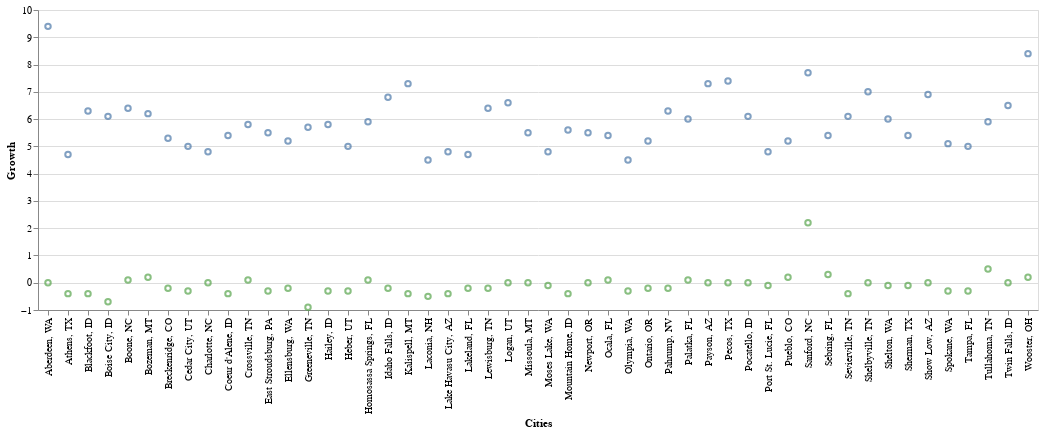

Notebook cell for this chart:
### Code cell
source = metro_data_change_max

base = alt.Chart(source).encode(
    alt.X('cities:N', axis=alt.Axis(title= 'Cities'))
)

point1 = base.mark_point(color='#57A44C').encode(
    alt.Y('2022-09-30',
          axis=alt.Axis(title='Growth'))
)

point2 = base.mark_point(interpolate='monotone').encode(
    alt.Y('2023-08-31',
          axis=alt.Axis(title= 'Growth'))
)

alt.layer(point1, point2)

### Figure 1 — Vega-Lite specification as saved in the notebook (floating-point values rounded to 4 significant figures)
{"config": {"view": {"continuousWidth": 400, "continuousHeight": 300}}, "layer": [{"mark": {"type": "point", "color": "#57A44C"}, "encoding": {"x": {"axis": {"title": "Cities"}, "field": "cities", "type": "nominal"}, "y": {"axis": {"title": "Growth"}, "field": "2022-09-30", "type": "quantitative"}}}, {"mark": {"type": "point", "interpolate": "monotone"}, "encoding": {"x": {"axis": {"title": "Cities"}, "field": "cities", "type": "nominal"}, "y": {"axis": {"title": "Growth"}, "field": "2023-08-31", "type": "quantitative"}}}], "data": {"name": "data-56f3c0a5cb00723abdee33dcfd62696f"}, "$schema": "https://vega.github.io/schema/vega-lite/v4.17.0.json", "datasets": {"data-56f3c0a5cb00723abdee33dcfd62696f": [{"cities": "Aberdeen, WA", "2022-09-30": 0.0, "2023-08-31": 9.4, "Year Change": 9.4}, {"cities": "Wooster, OH", "2022-09-30": 0.2, "2023-08-31": 8.4, "Year Change": 8.2}, {"cities": "Kalispell, MT", "2022-09-30": -0.4, "2023-08-31": 7.3, "Year Change": 7.7}, {"cities": "Pecos, TX", "2022-09-30": 0.0, "2023-08-31": 7.4, "Year Change": 7.4}, {"cities": "Payson, AZ", "2022-09-30": 0.0, "2023-08-31": 7.3, "Year Change": 7.3}, {"cities": "Shelbyville, TN", "2022-09-30": 0.0, "2023-08-31": 7.0, "Year Change": 7.0}, {"cities": "Idaho Falls, ID", "2022-09-30": -0.2, "2023-08-31": 6.8, "Year Change": 7.0}, {"cities": "Show Low, AZ", "2022-09-30": 0.0, "2023-08-31": 6.9, "Year Change": 6.9}, {"cities": "Boise City, ID", "2022-09-30": -0.7, "2023-08-31": 6.1, "Year Change": 6.8}, {"cities": "Blackfoot, ID", "2022-09-30": -0.4, "2023-08-31": 6.3, "Year Change": 6.7}, {"cities": "Greeneville, TN", "2022-09-30": -0.9, "2023-08-31": 5.7, "Year Change": 6.6}, {"cities": "Lewisburg, TN", "2022-09-30": -0.2, "2023-08-31": 6.4, "Year Change": 6.6}, {"cities": "Logan, UT", "2022-09-30": 0.0, "2023-08-31": 6.6, "Year Change": 6.6}, {"cities": "Twin Falls, ID", "2022-09-30": 0.0, "2023-08-31": 6.5, "Year Change": 6.5}, {"cities": "Pahrump, NV", "2022-09-30": -0.2, "2023-08-31": 6.3, "Year Change": 6.5}, {"cities": "Sevierville, TN", "2022-09-30": -0.4, "2023-08-31": 6.1, "Year Change": 6.5}, {"cities": "Boone, NC", "2022-09-30": 0.1, "2023-08-31": 6.4, "Year Change": 6.3}, {"cities": "Shelton, WA", "2022-09-30": -0.1, "2023-08-31": 6.0, "Year Change": 6.1}, {"cities": "Pocatello, ID", "2022-09-30": 0.0, "2023-08-31": 6.1, "Year Change": 6.1}, {"cities": "Hailey, ID", "2022-09-30": -0.3, "2023-08-31": 5.8, "Year Change": 6.1}, {"cities": "Mountain Home, ID", "2022-09-30": -0.4, "2023-08-31": 5.6, "Year Change": 6.0}, {"cities": "Bozeman, MT", "2022-09-30": 0.2, "2023-08-31": 6.2, "Year Change": 6.0}, {"cities": "Palatka, FL", "2022-09-30": 0.1, "2023-08-31": 6.0, "Year Change": 5.9}, {"cities": "Coeur d'Alene, ID", "2022-09-30": -0.4, "2023-08-31": 5.4, "Year Change": 5.8}, {"cities": "Homosassa Springs, FL", "2022-09-30": 0.1, "2023-08-31": 5.9, "Year Change": 5.8}, {"cities": "East Stroudsburg, PA", "2022-09-30": -0.3, "2023-08-31": 5.5, "Year Change": 5.8}, {"cities": "Crossville, TN", "2022-09-30": 0.1, "2023-08-31": 5.8, "Year Change": 5.7}, {"cities": "Newport, OR", "2022-09-30": 0.0, "2023-08-31": 5.5, "Year Change": 5.5}, {"cities": "Missoula, MT", "2022-09-30": 0.0, "2023-08-31": 5.5, "Year Change": 5.5}, {"cities": "Sanford, NC", "2022-09-30": 2.2, "2023-08-31": 7.7, "Year Change": 5.5}, {"cities": "Sherman, TX", "2022-09-30": -0.1, "2023-08-31": 5.4, "Year Change": 5.5}, {"cities": "Breckenridge, CO", "2022-09-30": -0.2, "2023-08-31": 5.3, "Year Change": 5.5}, {"cities": "Ontario, OR", "2022-09-30": -0.2, "2023-08-31": 5.2, "Year Change": 5.4}, {"cities": "Tullahoma, TN", "2022-09-30": 0.5, "2023-08-31": 5.9, "Year Change": 5.4}, {"cities": "Ellensburg, WA", "2022-09-30": -0.2, "2023-08-31": 5.2, "Year Change": 5.4}, {"cities": "Spokane, WA", "2022-09-30": -0.3, "2023-08-31": 5.1, "Year Change": 5.4}, {"cities": "Ocala, FL", "2022-09-30": 0.1, "2023-08-31": 5.4, "Year Change": 5.3}, {"cities": "Cedar City, UT", "2022-09-30": -0.3, "2023-08-31": 5.0, "Year Change": 5.3}, {"cities": "Tampa, FL", "2022-09-30": -0.3, "2023-08-31": 5.0, "Year Change": 5.3}, {"cities": "Heber, UT", "2022-09-30": -0.3, "2023-08-31": 5.0, "Year Change": 5.3}, {"cities": "Lake Havasu City, AZ", "2022-09-30": -0.4, "2023-08-31": 4.8, "Year Change": 5.2}, {"cities": "Sebring, FL", "2022-09-30": 0.3, "2023-08-31": 5.4, "Year Change": 5.1}, {"cities": "Athens, TX", "2022-09-30": -0.4, "2023-08-31": 4.7, "Year Change": 5.1}, {"cities": "Pueblo, CO", "2022-09-30": 0.2, "2023-08-31": 5.2, "Year Change": 5.0}, {"cities": "Laconia, NH", "2022-09-30": -0.5, "2023-08-31": 4.5, "Year Change": 5.0}, {"cities": "Lakeland, FL", "2022-09-30": -0.2, "2023-08-31": 4.7, "Year Change": 4.9}, {"cities": "Moses Lake, WA", "2022-09-30": -0.1, "2023-08-31": 4.8, "Year Change": 4.9}, {"cities": "Port St. Lucie, FL", "2022-09-30": -0.1, "2023-08-31": 4.8, "Year Change": 4.9}, {"cities": "Olympia, WA", "2022-09-30": -0.3, "2023-08-31": 4.5, "Year Change": 4.8}, {"cities": "Charlotte, NC", "2022-09-30": 0.0, "2023-08-31": 4.8, "Year Change": 4.8}]}}
